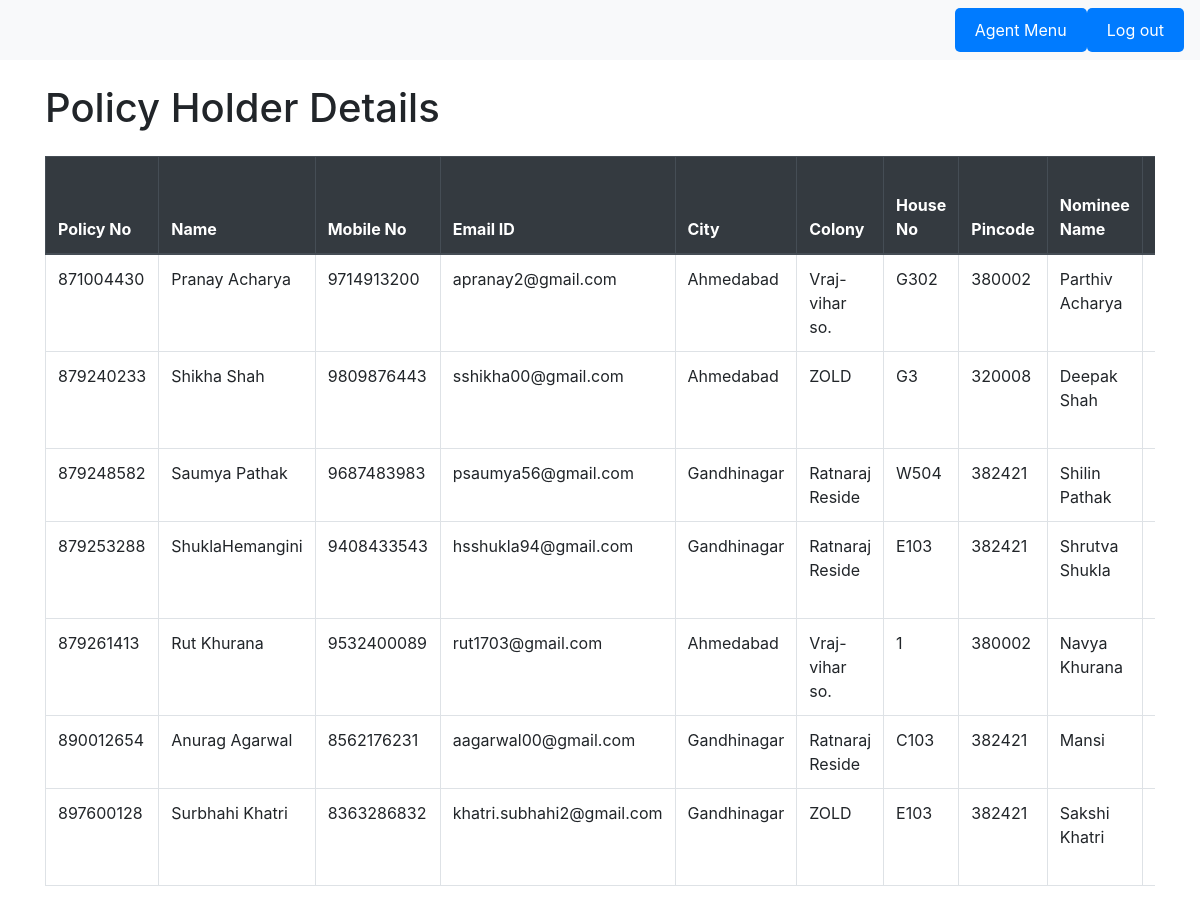
The page /DBMS/Agent/ManagePolicy/UpdatePolicy.php?error=Policy_Does_Not_Exist (signed in) on the database its author committed.
### tables this page shows
CREATE TABLE `policy_holder` (
  `Policy_no` int(9) UNSIGNED NOT NULL,
  `Name` varchar(30) NOT NULL,
  `Mobile_no` bigint(10) NOT NULL,
  `Email_id` varchar(64) DEFAULT NULL,
  `City` varchar(15) DEFAULT NULL,
  `Colony` varchar(15) DEFAULT NULL,
  `House_no` varchar(10) DEFAULT NULL,
  `Pincode` int(6) DEFAULT NULL,
  `Nominee_name` varchar(30) NOT NULL,
  `Nominee_relation` enum('Parent','Child','Spouse','Grand child','Relative','Friend') NOT NULL,
  `Gender` enum('MALE','FEMALE','OTHER') DEFAULT NULL,
  `Occupation` varchar(15) DEFAULT NULL,
  `DOB` date NOT NULL,
  `Edu_ql` varchar(20) DEFAULT NULL,
  `AGE` int(11) GENERATED ALWAYS AS (timestampdiff(YEAR,`DOB`,curdate())) VIRTUAL
);

### DBMS/Agent/ManagePolicy/UpdatePolicy.php (the view, shortened to what this page needs)
<?php require_once '../header.php'; ?>
<div class="container">
    <h1 class="mt-4 mb-4">Policy Holder Details</h1>
    <div class="table-responsive">
        <table class="table table-bordered">
            <thead class="thead-dark">
                <tr>
                    <th>Policy No</th>
                    <th>Name</th>
                    <th>Mobile No</th>
                    <th>Email ID</th>
                    <th>City</th>
                    <th>Colony</th>
                    <th>House No</th>
                    <th>Pincode</th>
                    <th>Nominee Name</th>
                    <th>Nominee Relation</th>
                </tr>
            </thead>
            <tbody>
                <?php
                $Agency_code = $_SESSION['sessionId'];
                $sql = "SELECT * FROM policy_holder NATURAL join policy WHERE Agency_code = $Agency_code";
                $result = mysqli_query($conn, $sql);
                $rowCount = mysqli_num_rows($result);
                if ($rowCount > 0) {
                    while ($row = mysqli_fetch_assoc($result)) {
                        $url = "Policy_no=" . $row['Policy_no'] . "&Name=" . $row['Name']; ?>
                        <tr>
                            <td><?php echo $row['Policy_no'] ?></td>
                            <td><?php echo $row['Name'] ?></td>
                            <td><?php echo $row['Mobile_no'] ?></td>
                            <td><?php echo $row['Email_id'] ?></td>
                            <td><?php echo $row['City'] ?></td>
                            <td><?php echo $row['Colony'] ?></td>
                            <td><?php echo $row['House_no'] ?></td>
                            <td><?php echo $row['Pincode'] ?></td>
                            <td><?php echo $row['Nominee_name'] ?></td>
                            <td><?php echo $row['Nominee_relation'] ?></td>
                        </tr>
                <?php
                    }
                } else {
                    echo "<tr><td colspan='16' class='text-center'>No results found</td></tr>";
                }
                ?>
            </tbody>
        </table>
    </div>
</div>
<?php require_once '../footer.php'; ?>

### rows shown on the page
policy_holder: Policy_no "871004430", Name "Pranay Acharya", Mobile_no "9714913200", Email "apranay2@gmail.com", City "Ahmedabad", Colony "Vraj-vihar so.", House_no "G302", Pincode "380002", Nominee_name "Parthiv Acharya"
policy_holder: Policy_no "879240233", Name "Shikha Shah", Mobile_no "9809876443", Email "sshikha00@gmail.com", City "Ahmedabad", Colony "ZOLD", House_no "G3", Pincode "320008", Nominee_name "Deepak Shah"
policy_holder: Policy_no "879248582", Name "Saumya Pathak", Mobile_no "9687483983", Email "psaumya56@gmail.com", City "Gandhinagar", Colony "Ratnaraj Reside", House_no "W504", Pincode "382421", Nominee_name "Shilin Pathak"
policy_holder: Policy_no "879253288", Name "ShuklaHemangini", Mobile_no "9408433543", Email "hsshukla94@gmail.com", City "Gandhinagar", Colony "Ratnaraj Reside", House_no "E103", Pincode "382421", Nominee_name "Shrutva Shukla"
policy_holder: Policy_no "879261413", Name "Rut Khurana", Mobile_no "9532400089", Email "rut1703@gmail.com", City "Ahmedabad", Colony "Vraj-vihar so.", House_no "1", Pincode "380002", Nominee_name "Navya Khurana"
policy_holder: Policy_no "890012654", Name "Anurag Agarwal", Mobile_no "8562176231", Email "aagarwal00@gmail.com", City "Gandhinagar", Colony "Ratnaraj Reside", House_no "C103", Pincode "382421", Nominee_name "Mansi"
policy_holder: Policy_no "897600128", Name "Surbhahi Khatri", Mobile_no "8363286832", Email "khatri.subhahi2@gmail.com", City "Gandhinagar", Colony "ZOLD", House_no "E103", Pincode "382421", Nominee_name "Sakshi Khatri"
